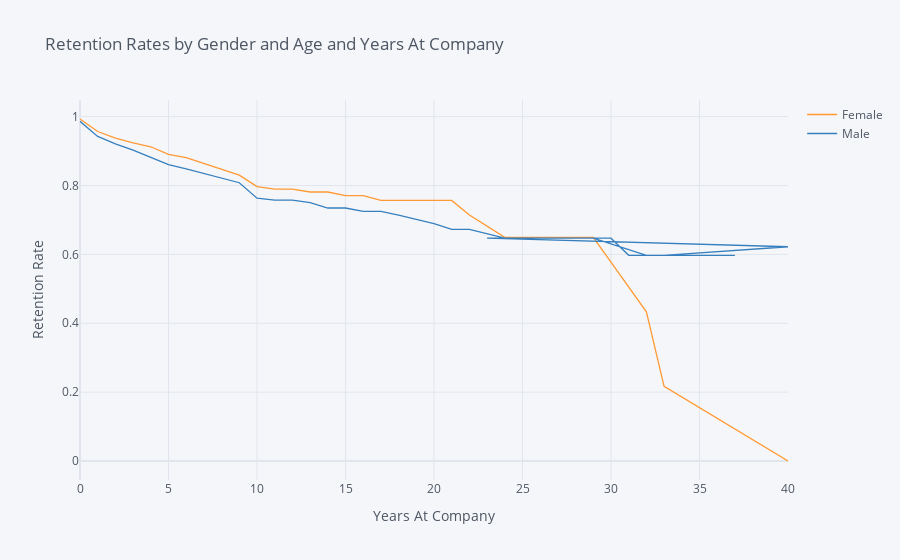

Here is the notebook cell this chart was saved with:
### Markdown cell above
## 2. Compare the plot above with one that plots employee retention rates by gender over the number of years the employee has been working for the company.

### Code cell
retention_rates_1 = survival(df,'Gender','YearsAtCompany','Attrition')

retention_rates_1.iplot(kind='line',xTitle='Years At Company',yTitle='Retention Rate', 
                     title='Retention Rates by Gender and Age and Years At Company')

### Figure 1 — Plotly figure (JSON) as saved in the notebook; plotly's stock layout.template omitted (floating-point values rounded to 4 significant figures)
{"data": [{"line": {"color": "rgba(255, 153, 51, 1.0)", "dash": "solid", "shape": "linear", "width": 1.3}, "mode": "lines", "name": "Female", "text": "", "type": "scatter", "x": [0, 1, 2, 3, 4, 5, 6, 7, 8, 9, 10, 11, 12, 13, 14, 15, 16, 17, 18, 19, 20, 21, 22, 24, 25, 26, 27, 29, 32, 33, 40, 23, 30, 31, 34, 36, 37], "y": [0.9932, 0.9568, 0.938, 0.9239, 0.9126, 0.8906, 0.8813, 0.8642, 0.8487, 0.8303, 0.7969, 0.7898, 0.7898, 0.7812, 0.7812, 0.7704, 0.7704, 0.7566, 0.7566, 0.7566, 0.7566, 0.7566, 0.7146, 0.6496, 0.6496, 0.6496, 0.6496, 0.6496, 0.4331, 0.2165, 0, "", "", "", "", "", ""]}, {"line": {"color": "rgba(55, 128, 191, 1.0)", "dash": "solid", "shape": "linear", "width": 1.3}, "mode": "lines", "name": "Male", "text": "", "type": "scatter", "x": [0, 1, 2, 3, 4, 5, 6, 7, 8, 9, 10, 11, 12, 13, 14, 15, 16, 17, 18, 19, 20, 21, 22, 24, 25, 26, 27, 29, 32, 33, 40, 23, 30, 31, 34, 36, 37], "y": [0.9864, 0.9425, 0.921, 0.9029, 0.8815, 0.861, 0.8483, 0.8342, 0.8206, 0.8081, 0.7634, 0.7577, 0.7577, 0.7506, 0.7347, 0.7347, 0.725, 0.725, 0.714, 0.7021, 0.6894, 0.6729, 0.6729, 0.6471, 0.6471, 0.6471, 0.6471, 0.6471, 0.5973, 0.5973, 0.6222, 0.6471, 0.6471, 0.5973, 0.5973, 0.5973, 0.5973]}], "layout": {"autosize": true, "legend": {"bgcolor": "#F5F6F9", "font": {"color": "#4D5663"}}, "paper_bgcolor": "#F5F6F9", "plot_bgcolor": "#F5F6F9", "title": {"font": {"color": "#4D5663"}, "text": "Retention Rates by Gender and Age and Years At Company"}, "xaxis": {"autorange": true, "gridcolor": "#E1E5ED", "range": [0, 40], "showgrid": true, "tickfont": {"color": "#4D5663"}, "title": {"font": {"color": "#4D5663"}, "text": "Years At Company"}, "type": "linear", "zerolinecolor": "#E1E5ED"}, "yaxis": {"autorange": true, "gridcolor": "#E1E5ED", "range": [-0.05518, 1.048], "showgrid": true, "tickfont": {"color": "#4D5663"}, "title": {"font": {"color": "#4D5663"}, "text": "Retention Rate"}, "type": "linear", "zerolinecolor": "#E1E5ED"}}}
